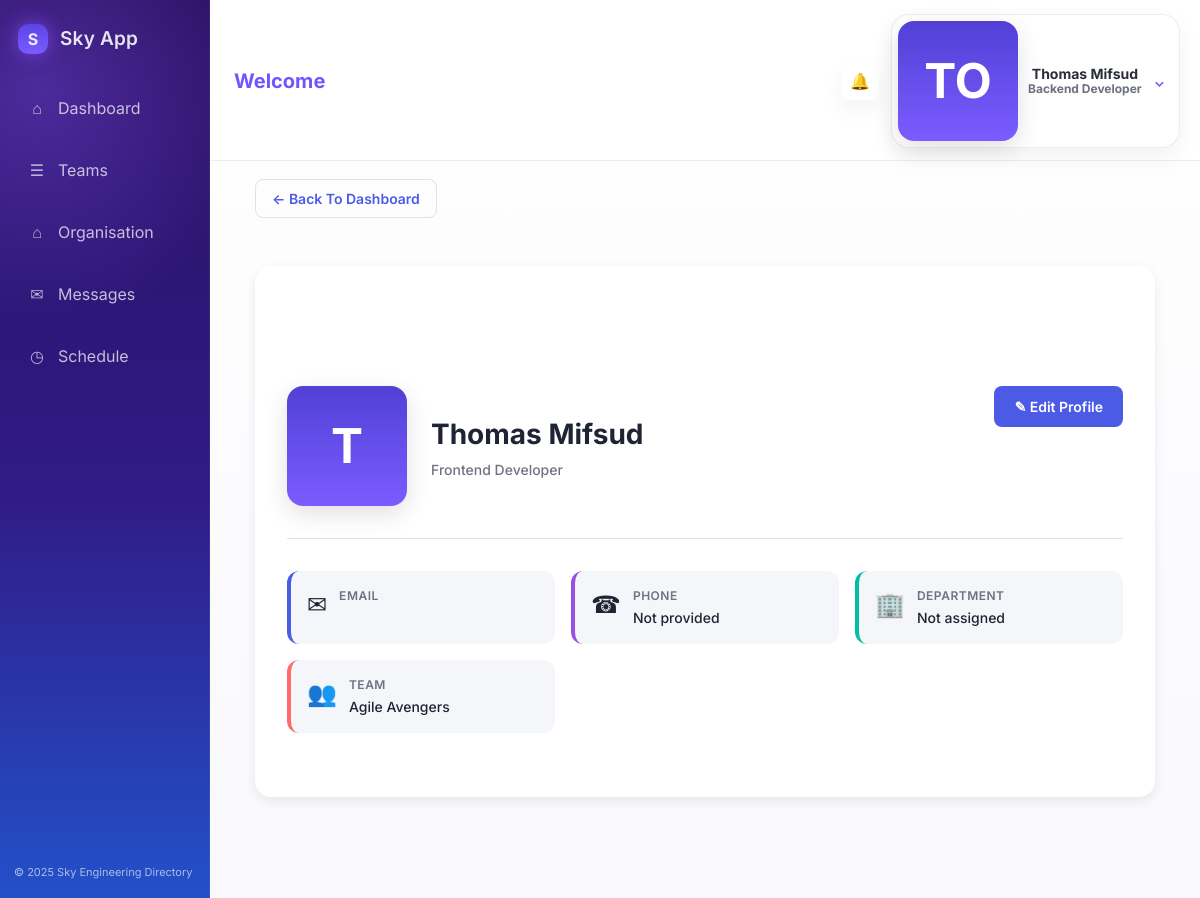
/accounts/profile/ (signed in), run on the app's committed database.
### accounts/models.py (models this page shows, shortened)
class User(AbstractUser):
    """Primary auth user model for the project."""

class UserProfile(models.Model):
    ROLE_CHOICES = (
        ('frontend_developer', 'Frontend Developer'),
        ('backend_developer', 'Backend Developer'),
        ('full_stack_developer', 'Full Stack Developer'),
        ('devops_engineer', 'DevOps Engineer'),
        ('qa_engineer', 'QA Engineer'),
        ('product_manager', 'Product Manager'),
        ('team_lead', 'Team Lead'),
        ('manager', 'Manager'),
        ('other', 'Other'),
    )
    user = models.OneToOneField(
        settings.AUTH_USER_MODEL,
        on_delete=models.CASCADE,
        related_name='profile'
    )
    role = models.CharField(max_length=100, choices=ROLE_CHOICES, default='other')
    department = models.CharField(max_length=150, blank=True)
    about = models.TextField(blank=True, help_text="Professional bio and background")
    skills = models.JSONField(default=list, blank=True, help_text="List of technical skills")
    avatar_gradient_start = models.CharField(
        max_length=7,
        default='#4B5BE5',
        help_text="Hex color for avatar gradient start"
    )
    avatar_gradient_end = models.CharField(
        max_length=7,
        default='#7B68EE',
        help_text="Hex color for avatar gradient end"
    )
    created_at = models.DateTimeField(auto_now_add=True)
    updated_at = models.DateTimeField(auto_now=True)
    class Meta:
        db_table = 'user_profile'
        verbose_name = 'User Profile'
        verbose_name_plural = 'User Profiles'
    def get_initials(self) -> str:
        first = self.user.first_name[0] if self.user.first_name else ''
        last = self.user.last_name[0] if self.user.last_name else ''
        return (first + last).upper() or self.user.username[0].upper()
    def get_role_display_name(self) -> str:
        return dict(self.ROLE_CHOICES).get(self.role, self.role)

class AbstractUserType(models.Model):
    user = models.OneToOneField(
        settings.AUTH_USER_MODEL,
        on_delete=models.CASCADE,
        related_name="%(class)s_profile",
    )
    team = models.ForeignKey(
        Teams,
        on_delete=models.SET_NULL,
        null=True,
        blank=True,
        related_name="%(class)s_team_members",
    )
    phone_number = models.CharField(max_length=30, blank=True)
    notes = models.TextField(blank=True)
    created_at = models.DateTimeField(auto_now_add=True)
    updated_at = models.DateTimeField(auto_now=True)
    class Meta:
        abstract = True

class TeamMember(AbstractUserType):
    member_code = models.CharField(max_length=50, unique=True)
    class Meta:
        db_table = "team_member"

### teams/models.py (models this page shows, shortened)
class Teams(models.Model):
    STATUS_ACTIVE = "active"
    STATUS_PAUSED = "paused"
    STATUS_ARCHIVED = "archived"
    STATUS_CHOICES = [
        (STATUS_ACTIVE, "Active"),
        (STATUS_PAUSED, "Paused"),
        (STATUS_ARCHIVED, "Archived"),
    ]
    name = models.CharField(max_length=120, default="New Team")
    slug = models.SlugField(max_length=140, unique=True, null=True, blank=True)
    lead_name = models.CharField(max_length=120, default="Team Lead")
    lead_role = models.CharField(max_length=120, default="Team Lead")
    lead_email = models.EmailField(default="team@sky.com")
    department = models.CharField(max_length=120, default="General")
    department_head = models.CharField(max_length=120, blank=True, null=True)
    location = models.CharField(max_length=120, default="Remote")
    summary = models.TextField(blank=True, default="")
    status = models.CharField(max_length=20, choices=STATUS_CHOICES, default=STATUS_ACTIVE)
    members_count = models.PositiveIntegerField(default=0)
    active_projects = models.PositiveIntegerField(default=0)
    repositories_count = models.PositiveIntegerField(default=0)
    dependencies_count = models.PositiveIntegerField(default=0)
    concurrent_projects_count = models.CharField(
        max_length=20,
        blank=True,
        null=True,
        help_text="Number of concurrent projects (e.g., '6+' or '5')"
    )
    banner_start = models.CharField(max_length=20, default="#d8e6ff")
    banner_end = models.CharField(max_length=20, default="#c2d7ff")
    accent_color = models.CharField(max_length=20, default="#5b45e7")
    accent_soft_color = models.CharField(max_length=20, default="#f3efff")
    profile_gradient_start = models.CharField(max_length=20, default="#5a18e6")
    profile_gradient_end = models.CharField(max_length=20, default="#2d6ef2")
    jira_project_name = models.CharField(max_length=120, blank=True, null=True)
    workstream = models.CharField(max_length=255, blank=True, null=True)
    github_repo_url = models.URLField(blank=True, null=True)
    jira_board_link = models.URLField(blank=True, null=True)
    development_focus_areas = models.TextField(
        blank=True,
        null=True,
        help_text="Comma-separated list of development focus areas"
    )
    key_skills_and_technologies = models.TextField(
        blank=True,
        null=True,
        help_text="Comma-separated list of key skills and technologies"
    )
    dependency_type = models.CharField(max_length=120, blank=True, null=True)
    software_owned_and_evolved = models.TextField(
        blank=True,
        null=True,
        help_text="Software owned and evolved by this team"
    )
    versioning_approaches = models.TextField(blank=True, null=True)
    wiki_search_terms = models.TextField(
        blank=True,
        null=True,
        help_text="Comma-separated search terms for team wiki"
    )
    slack_channels = models.CharField(
        max_length=255,
        blank=True,
        null=True,
        help_text="Comma-separated Slack channel names"
    )
    daily_standup_time_and_link = models.CharField(
        max_length=255,
        blank=True,
        null=True,
        help_text="Daily standup time and meeting link"
    )
    agile_practices = models.TextField(
        blank=True,
        null=True,
        help_text="Agile practices used by the team"
    )
    team_wiki_url = models.URLField(blank=True, null=True)
    contacts = models.JSONField(default=list, blank=True)
    members = models.JSONField(default=list, blank=True)
    repositories = models.JSONField(default=list, blank=True)
    dependencies = models.JSONField(default=list, blank=True)
    dependency_links = models.JSONField(default=list, blank=True)
    quick_links = models.JSONField(default=list, blank=True)
    class Meta:
        db_table = "teams"
        ordering = ["name"]

### accounts/views.py (the view)
# urls.py: path("profile/", views.view_profile, name="profile_view"),
def view_profile(request):
    from django.contrib.auth.decorators import login_required
    from django.http import HttpResponse
    if not request.user.is_authenticated:
        return redirect('login')
    profile, created = request.user.profile.__class__.objects.get_or_create(user=request.user)
    return render(request, "accounts/view_profile.html", {
        "active_nav": "profile",
    })

### accounts/templates/accounts/view_profile.html (shortened to what this page needs)
{% extends "home/base.html" %}
{% load static %}
{% block extra_scripts %}
<link rel="stylesheet" href="{% static 'Css/pages/profile/profile.css' %}">
{% endblock %}
{% block content %}
<section class="profile-page" data-profile>
  <div class="profile-header">
    <a href="{% url 'dashboard' %}" class="profile-back-button">← Back To Dashboard</a>
  </div>
  <div class="profile-container">
    {% with start=user.profile.avatar_gradient_start|default:"#4B5BE5" end=user.profile.avatar_gradient_end|default:"#7B68EE" %}
    <div class="profile-banner"></div>
    {% endwith %}
    <div class="profile-content">
      <div class="profile-header-section">
        {% with start=user.profile.avatar_gradient_start|default:"#4B5BE5" end=user.profile.avatar_gradient_end|default:"#7B68EE" %}
        <div class="profile-avatar">
          <span>{{ user.profile.get_initials }}</span>
        </div>
        {% endwith %}
        <div class="profile-title-section">
          <h1 class="profile-name">{{ user.get_full_name }}</h1>
          <p class="profile-role">{{ user.profile.get_role_display_name }}</p>
        </div>
        <a href="{% url 'accounts:profile_edit' %}" class="profile-edit-button">✎ Edit Profile</a>
      </div>
      <div class="profile-info-grid">
        <div class="profile-info-card profile-info-card--email">
          <div class="profile-info-icon">✉</div>
          <div class="profile-info-content">
            <p class="profile-info-label">Email</p>
            <p class="profile-info-value">{{ user.email }}</p>
          </div>
        </div>
        <div class="profile-info-card profile-info-card--phone">
          <div class="profile-info-icon">☎</div>
          <div class="profile-info-content">
            <p class="profile-info-label">Phone</p>
            <p class="profile-info-value">{{ user.profile.phone_number|default:"Not provided" }}</p>
          </div>
        </div>
        <div class="profile-info-card profile-info-card--department">
          <div class="profile-info-icon">🏢</div>
          <div class="profile-info-content">
            <p class="profile-info-label">Department</p>
            <p class="profile-info-value">{{ user.profile.department|default:"Not assigned" }}</p>
          </div>
        </div>
        <div class="profile-info-card profile-info-card--team">
          <div class="profile-info-icon">👥</div>
          <div class="profile-info-content">
            <p class="profile-info-label">Team</p>
            <p class="profile-info-value">
              {% if user.teammember_profile.team %}
                {{ user.teammember_profile.team.name }}
              {% elif user.teamlead_profile.team %}
                {{ user.teamlead_profile.team.name }}
              {% elif user.departmentmanager_profile.team %}
                {{ user.departmentmanager_profile.team.name }}
              {% else %}
                Not assigned
              {% endif %}
            </p>
          </div>
        </div>
      </div>
    </div>
  </div>
</section>
{% endblock %}

### accounts/templates/home/base.html (shortened to what this page needs)
{% load static %}
<!DOCTYPE html>
<html lang="en">
<head>
  <link rel="stylesheet" type="text/css" href="{% static 'global.css' %}">
</head>
<body>
  {% block body %}
  <div class="app-shell">
    <aside class="sidebar">
      <div class="brand-wrap">
        <div class="brand-mark">S</div>
        <div class="brand-name">Sky App</div>
      </div>
      <nav class="side-nav" aria-label="Primary">
        <a class="nav-item {% if active_nav == 'dashboard' %}active{% endif %}" href="{% url 'dashboard' %}"><span class="nav-icon">⌂</span><span>Dashboard</span></a>
        <a class="nav-item {% if active_nav == 'teams' %}active{% endif %}" href="{% url 'teams:teams_page' %}"><span class="nav-icon">☰</span><span>Teams</span></a>
        <a class="nav-item {% if active_nav == 'organisation' %}active{% endif %}" href="{% url 'org:organisation_page' %}"><span class="nav-icon">⌂</span><span>Organisation</span></a>
        <a class="nav-item {% if active_nav == 'messages' %}active{% endif %}" href="{% url 'messaging:inbox' %}"><span class="nav-icon">✉</span><span>Messages</span></a>
        <a class="nav-item {% if active_nav == 'schedule' %}active{% endif %}" href="{% url 'meetings:meeting_list' %}"><span class="nav-icon">◷</span><span>Schedule</span></a>
      </nav>
      <div class="sidebar-footer">© 2025 Sky Engineering Directory</div>
    </aside>
    <div class="main-shell">
      <header class="topbar">
        <div class="page-title">{% block page_title %}Welcome{% endblock %}</div>
        <div class="topbar-actions">
          <button class="icon-button" type="button" aria-label="Notifications">🔔</button>
          <div class="profile-menu-wrapper" data-profile-menu-wrapper>
            <button
              class="profile-menu-trigger"
              type="button"
              aria-label="Open profile menu"
              aria-expanded="false"
              aria-controls="profile-menu-panel"
              data-profile-menu-button
            >
              <div class="profile-pill">
                <div class="profile-avatar">{{ request.user.username|default:"SJ"|slice:":2"|upper }}</div>
                <div class="profile-meta">
                  <strong>{{ request.user.get_full_name|default:request.user.username|default:"Sarah Johnson" }}</strong>
                  <span>{% block profile_role %}Backend Developer{% endblock %}</span>
                </div>
                <span class="profile-caret">⌄</span>
              </div>
            </button>
          </div>
        </div>
      </header>
      <main class="content-area">
        {% block content %}{% endblock %}
      </main>
    </div>
  </div>
  {% endblock %}
  {% block extra_scripts %}{% endblock %}
</body>
</html>

### data on the page
User: user.username "TO", user.get_full_name "Thomas Mifsud", profile.get_initials "T", get_full_name "Thomas Mifsud", profile.get_role_display_name "Frontend Developer", profile.phone_number "Not provided", profile.department "Not assigned", teammember_profile.team.name "Agile Avengers"
